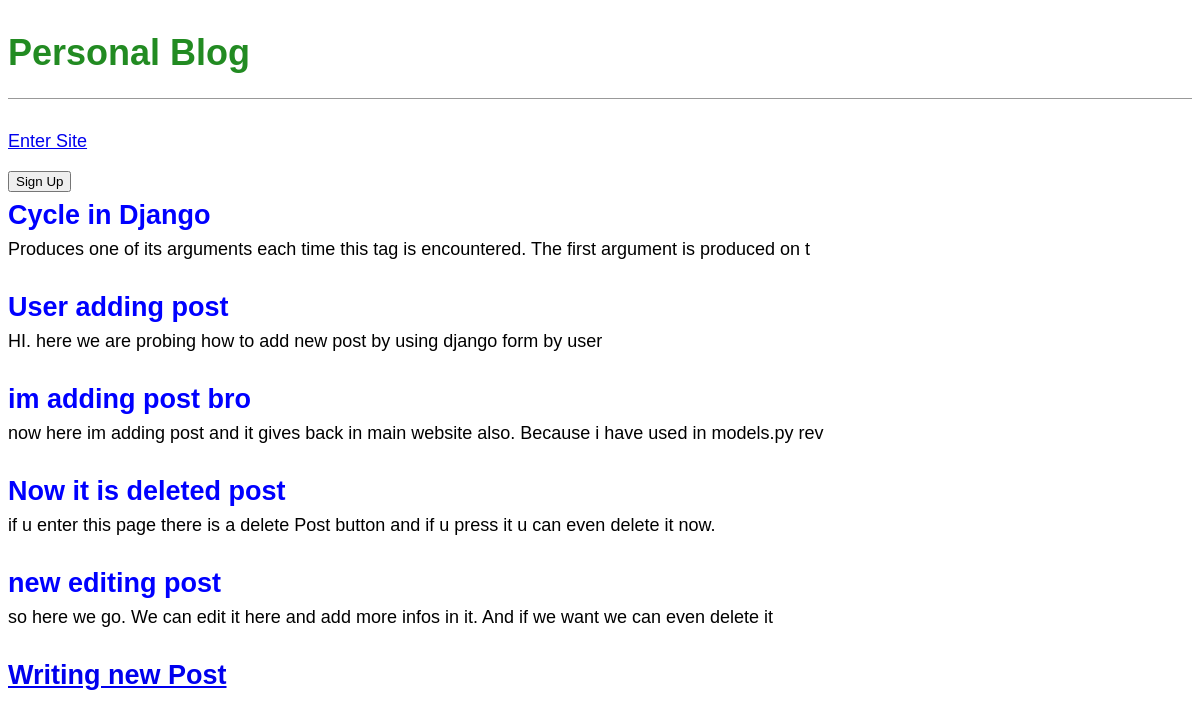
The page / on the database its author committed.
### WebBlog/models.py (models this page shows, shortened)
class Post(models.Model):
    title = models.CharField(max_length=200)
    author = models.ForeignKey('auth.User', on_delete=models.CASCADE)
    body = models.TextField()

### WebBlog/views.py (the view)
# urls.py: path('',BlogListView.as_view(), name='home'),
class BlogListView(ListView):
    model = Post
    template_name = 'home.html'

### templates/home.html
{% extends 'base.html' %}
{% block content %}
    {% for post in object_list %}
        <div class="post-entry">
            <h2><a href="{% url 'post_detail' post.pk %}">{{ post.title }}</a></h2>
            <p>{{ post.body | slice:"100" }}</p>
        </div>
    {% endfor %}
{% endblock content %}

### static/css/base.css (style rules this page uses)
body { font-family: 'Noto Sans JP', sans-serif; font-size: 18px; }
.post-entry { margin-bottom: 2rem; }
.post-entry h2 { margin: 0.5rem 0; }
.post-entry h2 a, .post-entry h2 a:visited { color: blue; text-decoration: none; }
.post-entry p { margin: 0; font-weight: 400; }

### rows shown on the page
Post: title "Cycle in Django", body "Produces one of its arguments each time this tag is encountered. The first argument is produced on t"
Post: title "User adding post", body "HI. here we are probing how to add new post by using django form by user"
Post: title "im adding post bro", body "now here im adding post and it gives back in main website also. Because i have used in models.py rev"
Post: title "Now it is deleted post", body "if u enter this page there is a delete Post button and if u press it u can even delete it now."
Post: title "new editing post", body "so here we go. We can edit it here and add more infos in it. And if we want we can even delete it"
